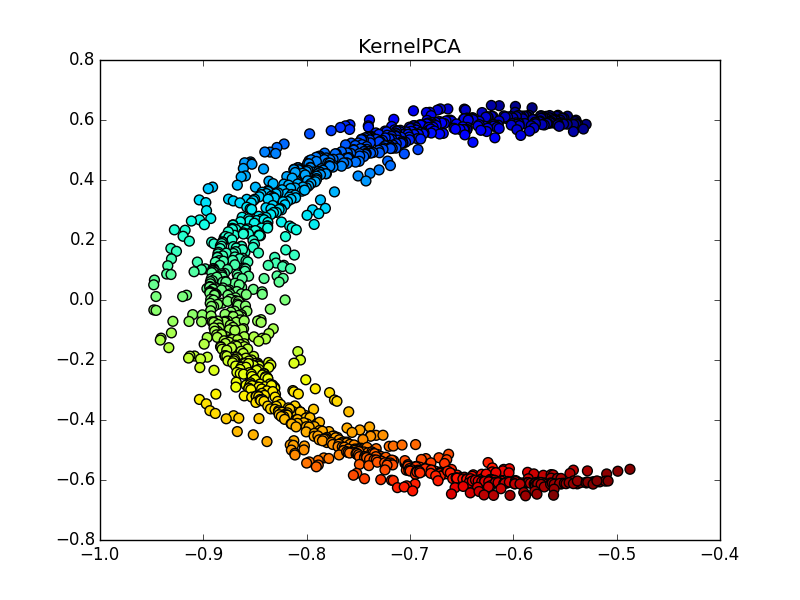

This figure's Python source:
'''
Author: GanJi
No.201518008629004

Spectral Clustering
'''
import os
import scipy.io as sio
import numpy as np
import matplotlib.pyplot as plt
from mpl_toolkits.mplot3d import Axes3D

location = os.path.split(os.path.realpath(__file__))[0] + '\\'
data_name = 'scroll_data.mat'
origin_fig = 'origin_3d_data.png'
kpca_fig = 'KernelPCA.png'

def mean_zero(data):
    m = len(data)
    mean = sum(data) / m
    mean_zero_data = data - mean
    return mean_zero_data

def kernel(sample_1, sample_2, varance):
    induct = sum([i * i for i in (sample_1 - sample_2)])
    return np.exp(-induct / (2 * varance * varance))
 
def get_Kernel_cov_mat(mean_zero_data, varance):
    m = len(mean_zero_data)
    K = np.zeros((m, m), dtype = 'float')
    print '[Kernel] begin'
    for i in range(0, m):
        print '%4.2f%%'%(i * 100.0 / m)
        for j in range(0, m):
            K[i, j] = kernel(mean_zero_data[i], mean_zero_data[j], varance) 

    print '[Kernel] end'
    return np.mat(K)   
 
def get_principle_compoent(kernel_cov_mat, k):
    print '[Principle_compoent] begin'  
    eig_values, eig_vecs = np.linalg.eig(kernel_cov_mat)
    eig_values = eig_values.real
    eig_vecs = eig_vecs.real

    counts = 0
    T = []
    for i in np.argsort(eig_values)[::-1][:k]:
        T.append( eig_vecs[:, i] * np.sqrt( eig_values[i]))
        counts = counts + 1

    T = np.array(np.hstack(T))
    print '[Principle_compoent] end'

    return T
  
def KernelPCA(data, k, varance):
    m = len(data)
    mean_zero_data = mean_zero(data)
    K = get_Kernel_cov_mat(mean_zero_data, varance)
    low_data = get_principle_compoent(K, k)
    return low_data
    
def plot_data_2d(data, title = '', save_fig = ''):
    plt.figure()
    T = np.arange(0, 2 * np.pi,  2 * np.pi / len(data))
    if title.strip() != '':
        plt.title(title)
    plt.scatter(data[:, 0], data[:, 1], s = 50, c = T)

    if save_fig.strip() != '':
        plt.savefig(save_fig)

    plt.show()

def plot_data_3d(data, title = '', save_fig = ''):
    fig = plt.figure()       
    ax = fig.add_subplot(111, projection='3d')
    ax.set_title(title)

    T = np.arange(0, 2 * np.pi,  2 * np.pi / len(data))
    ax.scatter(data[:, 0], data[:, 1], data[:, 2], s = 50, c = T)

    if save_fig.strip() != '':
        plt.savefig(save_fig)
    plt.show()

def run():
    scroll_data_3d = sio.loadmat(location + data_name)['data']    
    low_data = KernelPCA(scroll_data_3d, 2, 20)
    plot_data_3d(scroll_data_3d, 'scroll_data', location + origin_fig)
    plot_data_2d(low_data, 'KernelPCA', location + kpca_fig)

run()